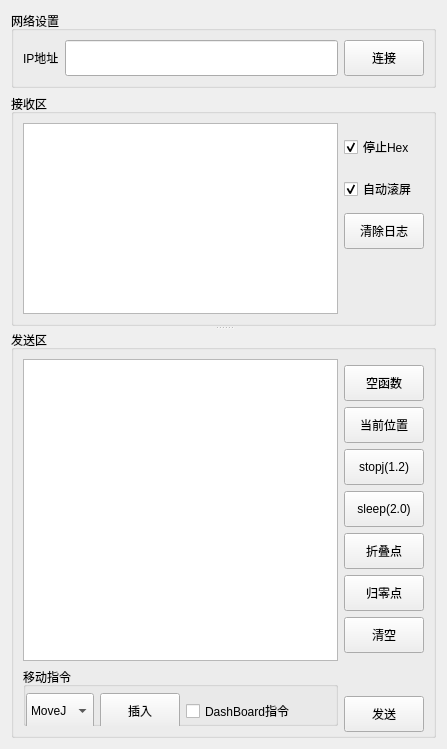
    <widget class="QWidget" name="widget" native="true">
     <layout class="QVBoxLayout" name="verticalLayout_8">
      <item>
       <widget class="QGroupBox" name="groupBox_3">
        <property name="title">
         <string>网络设置</string>
        </property>
        <layout class="QVBoxLayout" name="verticalLayout_2">
         <item>
          <layout class="QHBoxLayout" name="horizontalLayout_2">
           <item>
            <widget class="QLabel" name="label">
             <property name="minimumSize">
              <size>
               <width>0</width>
               <height>36</height>
              </size>
             </property>
             <property name="text">
              <string>IP地址</string>
             </property>
            </widget>
           </item>
           <item>
            <widget class="QLineEdit" name="lineEdit_IP">
             <property name="minimumSize">
              <size>
               <width>0</width>
               <height>36</height>
              </size>
             </property>
             <property name="maximumSize">
              <size>
               <width>16777215</width>
               <height>36</height>
              </size>
             </property>
            </widget>
           </item>
           <item>
            <widget class="QPushButton" name="pushButton_Connect2Server">
             <property name="minimumSize">
              <size>
               <width>0</width>
               <height>36</height>
              </size>
             </property>
             <property name="maximumSize">
              <size>
               <width>16777215</width>
               <height>36</height>
              </size>
             </property>
             <property name="text">
              <string>连接</string>
             </property>
             <property name="checkable">
              <bool>true</bool>
             </property>
            </widget>
           </item>
          </layout>
         </item>
        </layout>
       </widget>
      </item>
      <item>
       <widget class="QSplitter" name="splitter">
        <property name="orientation">
         <enum>Qt::Vertical</enum>
        </property>
        <widget class="QGroupBox" name="groupBox">
         <property name="title">
          <string>接收区</string>
         </property>
         <layout class="QHBoxLayout" name="horizontalLayout_9" stretch="100,1">
          <property name="sizeConstraint">
           <enum>QLayout::SetNoConstraint</enum>
          </property>
          <item>
           <widget class="QPlainTextEdit" name="plainTextEdit_Recive"/>
          </item>
          <item>
           <layout class="QVBoxLayout" name="verticalLayout_5">
            <property name="bottomMargin">
             <number>0</number>
            </property>
            <item>
             <widget class="QCheckBox" name="checkBox_Pause_Hex">
              <property name="sizePolicy">
               <sizepolicy hsizetype="Expanding" vsizetype="Fixed">
                <horstretch>0</horstretch>
                <verstretch>0</verstretch>
               </sizepolicy>
              </property>
              <property name="minimumSize">
               <size>
                <width>0</width>
                <height>36</height>
               </size>
              </property>
              <property name="maximumSize">
               <size>
                <width>16777215</width>
                <height>24</height>
               </size>
              </property>
              <property name="text">
               <string>停止Hex</string>
              </property>
              <property name="checked">
               <bool>true</bool>
              </property>
             </widget>
            </item>
            <item>
             <widget class="QCheckBox" name="checkBox_AutoRoll">
              <property name="sizePolicy">
               <sizepolicy hsizetype="Expanding" vsizetype="Fixed">
                <horstretch>0</horstretch>
                <verstretch>0</verstretch>
               </sizepolicy>
              </property>
              <property name="minimumSize">
               <size>
                <width>0</width>
                <height>36</height>
               </size>
              </property>
              <property name="maximumSize">
               <size>
                <width>16777215</width>
                <height>24</height>
               </size>
              </property>
              <property name="text">
               <string>自动滚屏</string>
              </property>
              <property name="checked">
               <bool>true</bool>
              </property>
             </widget>
            </item>
            <item>
             <widget class="QPushButton" name="pushButton_ClearLog">
              <property name="sizePolicy">
               <sizepolicy hsizetype="Expanding" vsizetype="Fixed">
                <horstretch>0</horstretch>
                <verstretch>0</verstretch>
               </sizepolicy>
              </property>
              <property name="minimumSize">
               <size>
                <width>0</width>
                <height>36</height>
               </size>
              </property>
              <property name="maximumSize">
               <size>
                <width>16777215</width>
                <height>24</height>
               </size>
              </property>
              <property name="text">
               <string>清除日志</string>
              </property>
             </widget>
            </item>
            <item>
             <spacer name="verticalSpacer_4">
              <property name="orientation">
               <enum>Qt::Vertical</enum>
              </property>
              <property name="sizeHint" stdset="0">
               <size>
                <width>20</width>
                <height>40</height>
               </size>
              </property>
             </spacer>
            </item>
           </layout>
          </item>
         </layout>
        </widget>
        <widget class="QGroupBox" name="groupBox_2">
         <property name="title">
          <string>发送区</string>
         </property>
         <layout class="QHBoxLayout" name="horizontalLayout_8" stretch="100,1">
          <item>
           <layout class="QVBoxLayout" name="verticalLayout_3">
            <item>
             <widget class="QTextEdit" name="textEdit_Send"/>
            </item>
            <item>
             <layout class="QHBoxLayout" name="horizontalLayout_5">
              <property name="topMargin">
               <number>0</number>
              </property>
              <item>
               <widget class="QGroupBox" name="groupBox_4">
                <property name="title">
                 <string>移动指令</string>
                </property>
                <layout class="QHBoxLayout" name="horizontalLayout_4">
                 <property name="leftMargin">
                  <number>0</number>
                 </property>
                 <property name="topMargin">
                  <number>0</number>
                 </property>
                 <property name="rightMargin">
                  <number>0</number>
                 </property>
                 <property name="bottomMargin">
                  <number>0</number>
                 </property>
                 <item>
                  <widget class="QComboBox" name="comboBox_Quick_Command">
                   <property name="minimumSize">
                    <size>
                     <width>0</width>
                     <height>36</height>
                    </size>
                   </property>
                   <property name="maximumSize">
                    <size>
                     <width>16777215</width>
                     <height>24</height>
                    </size>
                   </property>
                   <property name="currentIndex">
                    <number>0</number>
                   </property>
                   <item>
                    <property name="text">
                     <string>MoveJ</string>
                    </property>
                   </item>
                   <item>
                    <property name="text">
                     <string>MoveL</string>
                    </property>
                   </item>
                   <item>
                    <property name="text">
                     <string>MoveP</string>
                    </property>
                   </item>
                  </widget>
                 </item>
                 <item>
                  <widget class="QPushButton" name="pushButton_Quick_Command_Insert">
                   <property name="minimumSize">
                    <size>
                     <width>0</width>
                     <height>36</height>
                    </size>
                   </property>
                   <property name="maximumSize">
                    <size>
                     <width>16777215</width>
                     <height>24</height>
                    </size>
                   </property>
                   <property name="text">
                    <string>插入</string>
                   </property>
                  </widget>
                 </item>
                 <item>
                  <widget class="QCheckBox" name="checkBox_DashBoard_Command">
                   <property name="sizePolicy">
                    <sizepolicy hsizetype="Preferred" vsizetype="Fixed">
                     <horstretch>0</horstretch>
                     <verstretch>0</verstretch>
                    </sizepolicy>
                   </property>
                   <property name="minimumSize">
                    <size>
                     <width>0</width>
                     <height>36</height>
                    </size>
                   </property>
                   <property name="maximumSize">
                    <size>
                     <width>16777215</width>
                     <height>24</height>
                    </size>
                   </property>
                   <property name="text">
                    <string>DashBoard指令</string>
                   </property>
                  </widget>
                 </item>
                 <item>
                  <spacer name="horizontalSpacer_2">
                   <property name="orientation">
                    <enum>Qt::Horizontal</enum>
                   </property>
                   <property name="sizeHint" stdset="0">
                    <size>
                     <width>40</width>
                     <height>20</height>
                    </size>
                   </property>
                  </spacer>
                 </item>
                </layout>
               </widget>
              </item>
             </layout>
            </item>
           </layout>
          </item>
          <item>
           <layout class="QVBoxLayout" name="verticalLayout_6">
            <item>
             <widget class="QPushButton" name="pushButton_AddVoidfunc">
              <property name="sizePolicy">
               <sizepolicy hsizetype="Expanding" vsizetype="Fixed">
                <horstretch>0</horstretch>
                <verstretch>0</verstretch>
               </sizepolicy>
              </property>
              <property name="minimumSize">
               <size>
                <width>0</width>
                <height>36</height>
               </size>
              </property>
              <property name="maximumSize">
               <size>
                <width>16777215</width>
                <height>24</height>
               </size>
              </property>
              <property name="text">
               <string>空函数</string>
              </property>
             </widget>
            </item>
            <item>
             <widget class="QPushButton" name="pushButton_AddCurpos">
              <property name="sizePolicy">
               <sizepolicy hsizetype="Minimum" vsizetype="Fixed">
                <horstretch>0</horstretch>
                <verstretch>0</verstretch>
               </sizepolicy>
              </property>
              <property name="minimumSize">
               <size>
                <width>0</width>
                <height>36</height>
               </size>
              </property>
              <property name="maximumSize">
               <size>
                <width>16777215</width>
                <height>24</height>
               </size>
              </property>
              <property name="text">
               <string>当前位置</string>
              </property>
             </widget>
            </item>
            <item>
             <widget class="QPushButton" name="pushButton_AddStopfunc">
              <property name="sizePolicy">
               <sizepolicy hsizetype="Expanding" vsizetype="Fixed">
                <horstretch>0</horstretch>
                <verstretch>0</verstretch>
               </sizepolicy>
              </property>
              <property name="minimumSize">
               <size>
                <width>0</width>
                <height>36</height>
               </size>
              </property>
              <property name="maximumSize">
               <size>
                <width>16777215</width>
                <height>24</height>
               </size>
              </property>
              <property name="text">
               <string>stopj(1.2)</string>
              </property>
             </widget>
            </item>
            <item>
             <widget class="QPushButton" name="pushButton_AddSleepfunc">
              <property name="sizePolicy">
               <sizepolicy hsizetype="Expanding" vsizetype="Fixed">
                <horstretch>0</horstretch>
                <verstretch>0</verstretch>
               </sizepolicy>
              </property>
              <property name="minimumSize">
               <size>
                <width>0</width>
                <height>36</height>
               </size>
              </property>
              <property name="maximumSize">
               <size>
                <width>16777215</width>
                <height>24</height>
               </size>
              </property>
              <property name="text">
               <string>sleep(2.0)</string>
              </property>
             </widget>
            </item>
            <item>
             <widget class="QPushButton" name="pushButton_AddFolderPos">
              <property name="sizePolicy">
               <sizepolicy hsizetype="Expanding" vsizetype="Fixed">
                <horstretch>0</horstretch>
                <verstretch>0</verstretch>
               </sizepolicy>
              </property>
              <property name="minimumSize">
               <size>
                <width>0</width>
                <height>36</height>
               </size>
              </property>
              <property name="maximumSize">
               <size>
                <width>16777215</width>
                <height>24</height>
               </size>
              </property>
              <property name="text">
               <string>折叠点</string>
              </property>
             </widget>
            </item>
            <item>
             <widget class="QPushButton" name="pushButton_AddZeroPos">
              <property name="sizePolicy">
               <sizepolicy hsizetype="Expanding" vsizetype="Fixed">
                <horstretch>0</horstretch>
                <verstretch>0</verstretch>
               </sizepolicy>
              </property>
              <property name="minimumSize">
               <size>
                <width>0</width>
                <height>36</height>
               </size>
              </property>
              <property name="maximumSize">
               <size>
                <width>16777215</width>
                <height>24</height>
               </size>
              </property>
              <property name="text">
               <string>归零点</string>
              </property>
             </widget>
            </item>
            <item>
             <widget class="QPushButton" name="pushButton_Clearsend">
              <property name="sizePolicy">
               <sizepolicy hsizetype="Expanding" vsizetype="Fixed">
                <horstretch>0</horstretch>
                <verstretch>0</verstretch>
               </sizepolicy>
              </property>
              <property name="minimumSize">
               <size>
                <width>0</width>
                <height>36</height>
               </size>
              </property>
              <property name="maximumSize">
               <size>
                <width>16777215</width>
                <height>24</height>
               </size>
              </property>
              <property name="text">
               <string>清空</string>
              </property>
             </widget>
            </item>
            <item>
             <spacer name="verticalSpacer_5">
              <property name="orientation">
               <enum>Qt::Vertical</enum>
              </property>
              <property name="sizeHint" stdset="0">
               <size>
                <width>20</width>
                <height>40</height>
               </size>
              </property>
             </spacer>
            </item>
            <item>
             <widget class="QPushButton" name="pushButton_Command_Send">
              <property name="minimumSize">
               <size>
                <width>0</width>
                <height>36</height>
               </size>
              </property>
              <property name="maximumSize">
               <size>
                <width>16777215</width>
                <height>24</height>
               </size>
              </property>
              <property name="text">
               <string>发送</string>
              </property>
              <property name="autoRepeat">
               <bool>true</bool>
              </property>
              <property name="autoExclusive">
               <bool>true</bool>
              </property>
              <property name="autoRepeatInterval">
               <number>8</number>
              </property>
             </widget>
            </item>
           </layout>
          </item>
         </layout>
        </widget>
       </widget>
      </item>
     </layout>
    </widget>
